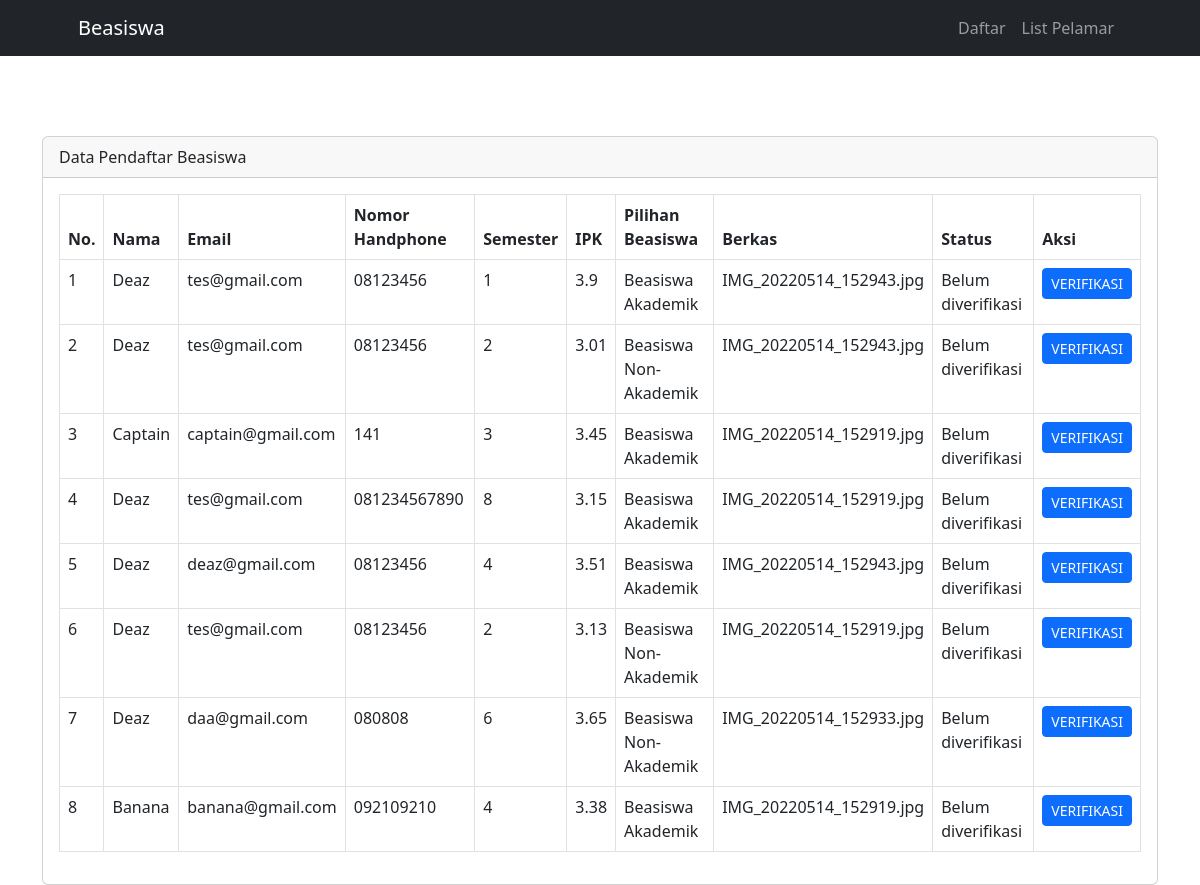
The page /database.php on the database its author committed.
### tables this page shows
CREATE TABLE `beasiswa` (
  `id` int(16) NOT NULL,
  `nama` varchar(30) NOT NULL,
  `email` varchar(30) NOT NULL,
  `telp` varchar(13) NOT NULL,
  `smtr` varchar(1) NOT NULL,
  `ipk` float NOT NULL,
  `pilihan` varchar(30) NOT NULL,
  `berkas` varchar(255) NOT NULL,
  `status_ajuan` int(11) NOT NULL
);

### database.php (the view, shortened to what this page needs)
    <!DOCTYPE html>
<html>
<head>
    <link href="https://cdn.jsdelivr.net/npm/bootstrap@5.3.0-alpha1/dist/css/bootstrap.min.css" rel="stylesheet"
>
</head>
<body>
    <nav class="navbar navbar-expand-lg navbar-dark bg-dark">
        <div class="container px-5">
            <a class="navbar-brand" href="index.php">Beasiswa</a>
            <div class="collapse navbar-collapse" id="navbarSupportedContent">
                <ul class="navbar-nav ms-auto mb-2 mb-lg-0">
                    <li class="nav-item"><a class="nav-link" href="daftar.php">Daftar</a></li>
                    <li class="nav-item"><a class="nav-link" href="database.php">List Pelamar</a></li>
                </ul>
            </div>
        </div>
    </nav>
    <div class="container" style="margin-top: 80px">
        <div class="row">
            <div class="col-md-12">
                <div class="card">
                    <div class="card-header">
                        Data Pendaftar Beasiswa
                    </div>
                    <div class="card-body">
                        <table class="table table-bordered" id="myTable">
                            <thead>
                                <tr>
                                    <th scope="col">No.</th>
                                    <th scope="col">Nama</th>
                                    <th scope="col">Email</th>
                                    <th scope="col">Nomor Handphone</th>
                                    <th scope="col">Semester</th>
                                    <th scope="col">IPK</th>
                                    <th scope="col">Pilihan Beasiswa</th>
                                    <th scope="col">Berkas</th>
                                    <th scope="col">Status</th>
                                    <th scope="col">Aksi</th>
                                </tr>
                            </thead>
                            <tbody>
                                <?php
                      include('connect.php');
                      $no = 1;
                      $query = mysqli_query($con,"SELECT * FROM beasiswa");
                      while($row = mysqli_fetch_array($query)){
                  ?>
                                <tr>
                                    <td>
                                        <?php echo $no++ ?>
                                    </td>
                                    <td>
                                        <?php echo $row['nama'] ?>
                                    </td>
                                    <td>
                                        <?php echo $row['email'] ?>
                                    </td>
                                    <td>
                                        <?php echo $row['telp'] ?>
                                    </td>
                                    <td>
                                        <?php echo $row['smtr'] ?>
                                    </td>
                                    <td>
                                        <?php echo $row['ipk'] ?>
                                    </td>
                                    <td>
                                        <?php echo $row['pilihan'] ?>
                                    </td>
                                    <td>
                                        <?php echo $row['berkas'] ?>
                                    </td>
                                    <td>
                                        <?php
                                            $status = $row['status_ajuan'];
                                            if($status==0){
                                                echo "Belum diverifikasi";
                                            }
                                            else{
                                                echo "Berhasil diverifikasi";
                                            }
                                        ?>
                                    </td>
                                    <td>
                                        <a href="verifikasi.php?id=<?= $row['id'] ?>&status_ajuan=<?= $row['status_ajuan'] ?>" class="btn btn-sm btn-primary">VERIFIKASI</a>
                                    </td>
                                </tr>
                                <?php } ?>
                            </tbody>
                        </table>
                    </div>
                </div>
            </div>
        </div>
</body>
</html>

### rows shown on the page
beasiswa: nama "Deaz", email "tes@gmail.com", telp "08123456", smtr "1", ipk "3.9", pilihan "Beasiswa Akademik", berkas "IMG_20220514_152943.jpg", status_ajuan "Belum diverifikasi"
beasiswa: nama "Deaz", email "tes@gmail.com", telp "08123456", smtr "2", ipk "3.01", pilihan "Beasiswa Non-Akademik", berkas "IMG_20220514_152943.jpg", status_ajuan "Belum diverifikasi"
beasiswa: nama "Captain", email "captain@gmail.com", telp "141", smtr "3", ipk "3.45", pilihan "Beasiswa Akademik", berkas "IMG_20220514_152919.jpg", status_ajuan "Belum diverifikasi"
beasiswa: nama "Deaz", email "tes@gmail.com", telp "081234567890", smtr "8", ipk "3.15", pilihan "Beasiswa Akademik", berkas "IMG_20220514_152919.jpg", status_ajuan "Belum diverifikasi"
beasiswa: nama "Deaz", email "deaz@gmail.com", telp "08123456", smtr "4", ipk "3.51", pilihan "Beasiswa Akademik", berkas "IMG_20220514_152943.jpg", status_ajuan "Belum diverifikasi"
beasiswa: nama "Deaz", email "tes@gmail.com", telp "08123456", smtr "2", ipk "3.13", pilihan "Beasiswa Non-Akademik", berkas "IMG_20220514_152919.jpg", status_ajuan "Belum diverifikasi"
beasiswa: nama "Deaz", email "daa@gmail.com", telp "080808", smtr "6", ipk "3.65", pilihan "Beasiswa Non-Akademik", berkas "IMG_20220514_152933.jpg", status_ajuan "Belum diverifikasi"
beasiswa: nama "Banana", email "banana@gmail.com", telp "092109210", smtr "4", ipk "3.38", pilihan "Beasiswa Akademik", berkas "IMG_20220514_152919.jpg", status_ajuan "Belum diverifikasi"
